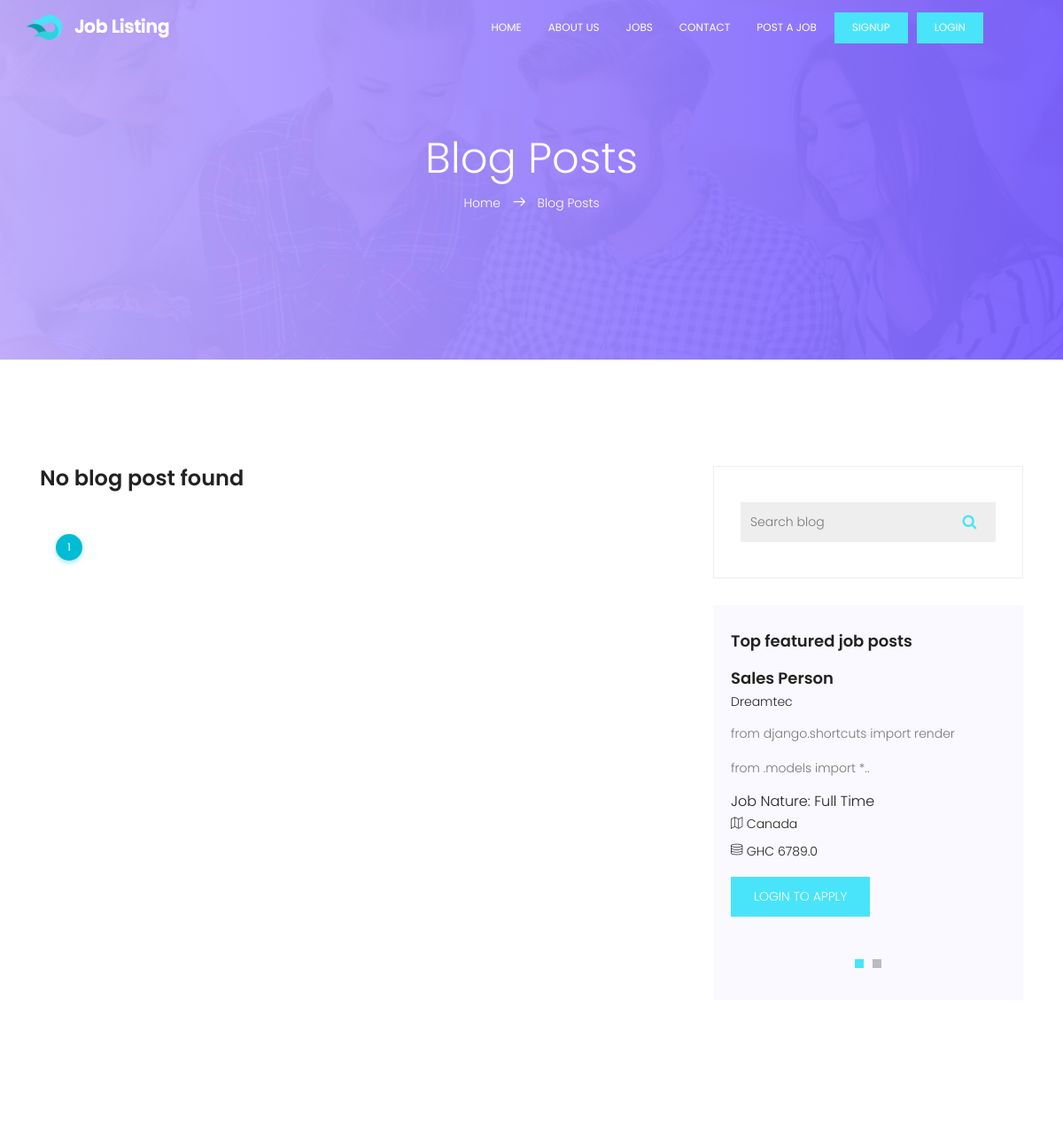
The page /blog/blog (upper part) on the database as committed earlier.
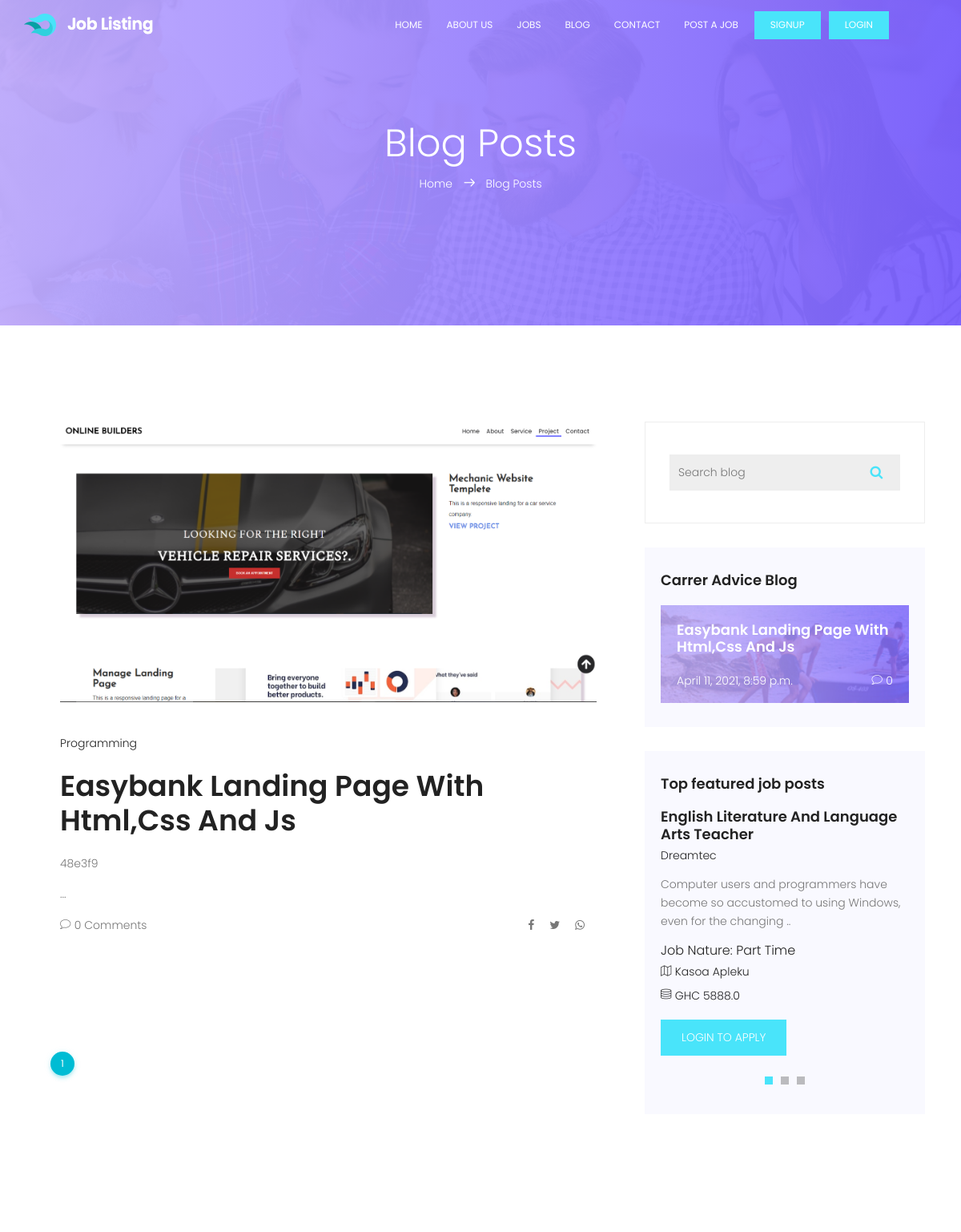
The same page on the database as committed later.
### portal/models.py (models this page shows, shortened)
class Job(models.Model):
    company_name = models.CharField(max_length=200)
    job_title = models.CharField(max_length=200)
    company_email = models.EmailField(blank=True, null=True)
    thumbnail = models.ImageField(upload_to='jobs_img', blank=True, null=True)
    category = models.ForeignKey(
        Category, on_delete=models.CASCADE, default='Others')
    job_type = models.CharField(max_length=20, choices=_job_Type, default=1)
    description = RichTextField()
    location = models.CharField(max_length=150)
    salary = models.FloatField(blank=True, null=True)
    application_url = models.URLField(blank=True, null=True)
    slug = models.SlugField(blank=True, null=True)
    created = models.DateTimeField(auto_now_add=True)
    featured = models.BooleanField(default=False)
    approved = models.BooleanField(default=True)
    class Meta:
        ordering = ['-created']

### blog/models.py (models this page shows, shortened)
class Blog(models.Model):
    title = models.CharField(max_length=200)
    thumbnail = models.ImageField(
        upload_to="blog/images", blank=True, null=True)
    category = models.CharField(max_length=150)
    description = RichTextField()
    published = models.BooleanField(default=True)
    featured = models.BooleanField(default=False)
    slug = models.SlugField(blank=True, null=True)
    created = models.DateTimeField(auto_now_add=True)
    class Meta:
        ordering = ['-created']

### blog/views.py (the view)
# urls.py: path('blog', blog, name="blog"),
def blog(request):
    blogs = Blog.objects.filter(published=True).order_by('-created')
    filters = BlogFilter(request.GET, queryset=blogs)
    blogs = filters.qs
    paginator = Paginator(blogs, 15)
    page_number = request.GET.get('page', 1)
    page_objects = paginator.get_page(page_number)
    context = {
        'blogs': blogs,
        'filters': filters,
        'page_objects': page_objects
    }
    return render(request, 'portal/blog-home.html', context)

### portal/context_processors.py (called while the page is built)
def Processors(request):
    jobs = Job.objects.filter(approved=True).order_by('-created')
    categories = Category.objects.all().order_by('-id')
    blogs = Blog.objects.filter(published=True).order_by('-id')
    blog_count = blogs.count()
    return {
        'categories': categories,
        'jobs': jobs,
        'blog_count': blog_count,
        'blogs': blogs,
    }

### templates/portal/blog-home.html (shortened to what the changed rows need)
{% extends 'base.html' %}
{% load static %}
{% block content %}
			<section class="banner-area relative" id="home">
				<div class="container">
					<div class="row d-flex align-items-center justify-content-center">
						<div class="about-content col-lg-12">
							<h1 class="text-white">
								Blog Posts
							</h1>
						</div>
					</div>
				</div>
			</section>
			<section class="blog-posts-area section-gap">
				<div class="container">
					<div class="row">
						<div class="col-lg-8 post-list blog-post-list">
							{% for blog in page_objects %}
							<div class="single-post">
							{% if blog.thumbnail %}
								<img class="img-fluid" style"height: 15vh !important; widht:100% !important; object-fit: cover" src="{{blog.thumbnail.url}}" alt="">
							{% endif %}
								<ul class="tags">
									<li><a href="{% url 'blog_detail' blog.slug %}">{{blog.category}}</a></li>
								</ul>
								<a href="{% url 'blog_detail' blog.slug %}">
									<h1>
										{{blog.title|title}}
									</h1>
								</a>
									<p>
									{{blog.description|slice:":170"|safe}}...
									</p>
								<div class="bottom-meta">
									<div class="user-details row align-items-center">
										<div class="comment-wrap col-lg-6">
											<ul>
												<li><a href="{% url 'blog_detail' blog.slug %}#comment"><span class="lnr lnr-bubble"></span> {{blog.comments.count}} Comments</a></li>
											</ul>
										</div>
										<div class="social-wrap col-lg-6">
											<ul>
												<li><a href="#"><i class="fa fa-facebook"></i></a></li>
												<li><a href="#"><i class="fa fa-twitter"></i></a></li>
												<li><a href="#"><i class="fa fa-whatsapp"></i></a></li>
											</ul>
										</div>
									</div>
								</div>
							</div>
							<br><br><br>
							{% empty %}
							<h3>No blog post found</h3>
							{% endfor %}
							 <div class="container mt-5 text-center">
								<ul class="pagination pagination-info">
							</ul>
							 </div>
						</div>
						<div class="col-lg-4 sidebar">
							{% if blog_count > 0 %}
							<div class="single-slidebar">
								<h4>Carrer Advice Blog</h4>
								<div class="blog-list">
								{% for blog in blogs %}
								{% if blog.featured %}
									{% if blog.thumbnail %}
									<div class="single-blog " style="background:#000 url({% static 'img/blog2.jpg' %});">
									{% else %}
									<div class="single-blog " style="background:#000 url({% static 'img/blog3.jpg' %});">
									{% endif %}
										<a href="{% url 'blog_detail' blog.slug %}">
										<h4>
										{{blog.title|title}}
										</h4></a>
										<div class="meta justify-content-between d-flex">
											<p>
												{{blog.created}}
											</p>
											<p>
												 <span class="lnr lnr-bubble"></span>
												{{blog.comments.count}}
											</p>
										</div>
									</div>
									{% endif %}
								{% endfor %}
								</div>
							</div>
							{% endif %}
							<div class="single-slidebar">
								<h4>Top featured job posts</h4>
								<div class="active-relatedjob-carusel">
								{% for job in jobs|slice:":4" %}
									<div class="single-rated">
										<a href="{% url 'detail' job.slug %}"><h4>{{job.job_title|title}}</h4></a>
										<h6>{{job.company_name|title}}</h6>
										<p>
										{{job.description|slice:":100"|safe}}..
										</p>
										<h5>Job Nature: {{job.job_type}}</h5>
										<p class="address"><span class="lnr lnr-map"></span> {{job.location}}</p>
										{% if job.salary %}
										<p class="address"><span class="lnr lnr-database"></span> GHC {{job.salary}}</p>
										{% endif %}
										{% if request.user.is_authenticated %}
										<a href="{% url 'detail' job.slug %}" class="btns text-uppercase">Apply job</a>
										{% else %}
										<a href="{% url 'login' %}" class="btns text-uppercase">Login to apply</a>
										{% endif %}
									</div>
								{% endfor %}
								</div>
							</div>
						</div>
					</div>
				</div>
			</section>
{% endblock %}

Rows that differ between the two databases and show on the page:
no longer on this page (row unchanged): Job: job_title "Sales Person", company_name "Dreamtec", description "from django.shortcuts import render from .models import *", job_type "Full Time", location "Canada", salary "6789.0"
added Blog: thumbnail (picture), category "Programming", title "Easybank Landing Page With Html,Css And Js", description "48e3f9", comments.count "0", featured True (drawn), created "April 11, 2021, 8:59 p.m."
added Job: job_title "English Literature And Language Arts Teacher", company_name "Dreamtec", description "Computer users and programmers have become so accustomed to using Windows, even for the changing", job_type "Part Time", location "Kasoa Apleku", salary "5888.0"
Other text that changed with them:
text no longer shown: "No blog post found"
text now shown: "BLOG Carrer Advice Blog"
